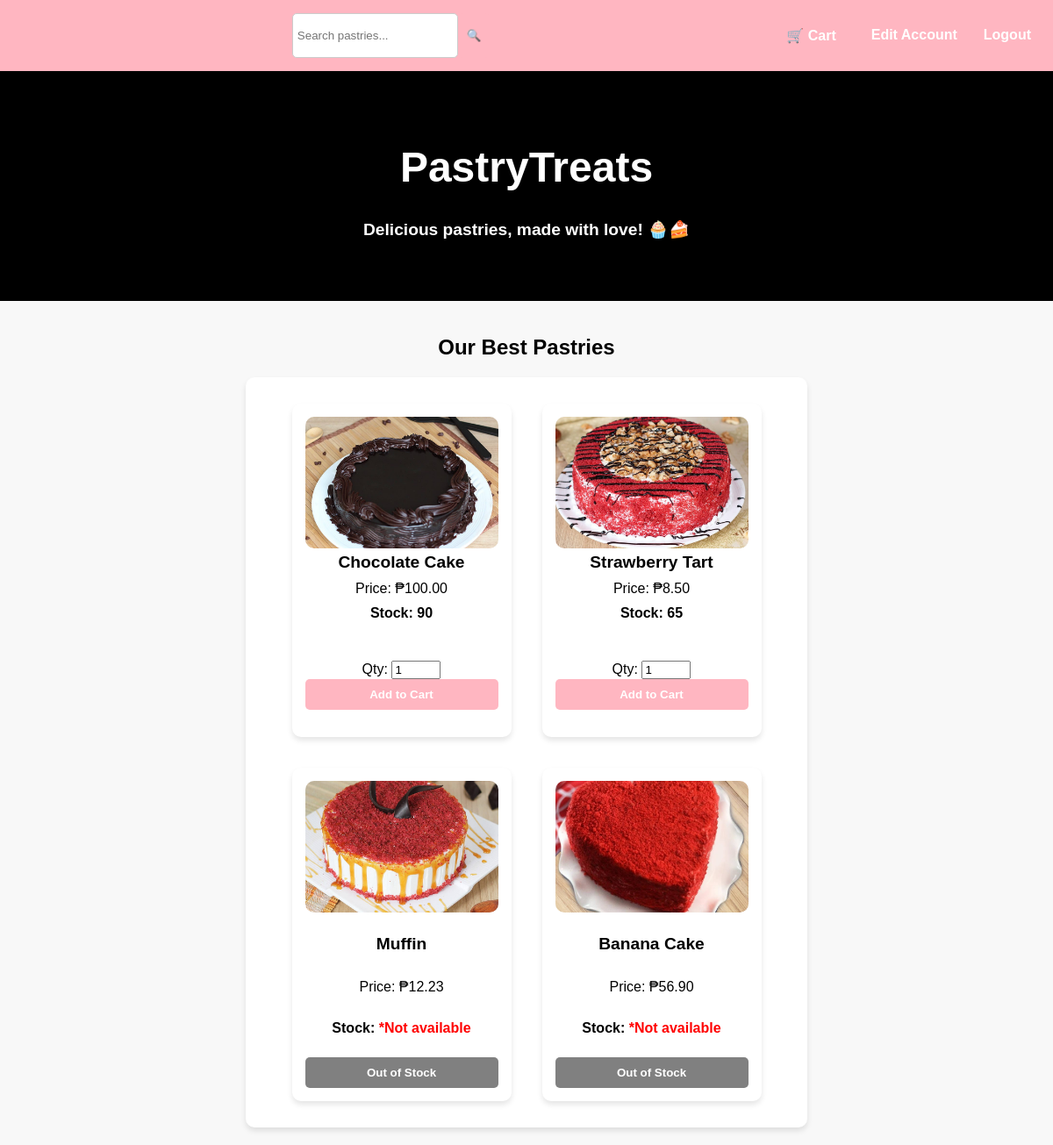
Screenshot of /shop.php (signed in) with the database file from the repository.
### tables this page shows
CREATE TABLE `products` (
  `id` int(11) NOT NULL,
  `name` varchar(255) DEFAULT NULL,
  `price` decimal(10,2) DEFAULT NULL,
  `image` varchar(255) DEFAULT NULL,
  `stock` int(11) DEFAULT NULL
);

### shop.php (the view, shortened to what this page needs)
<?php
include 'config.php';
$query = "SELECT * FROM products";
$result = $conn->query($query);
?>
<!DOCTYPE html>
<html lang="en">
<head>
    <link rel="stylesheet" href="assets/css/style.css">
</head>
<body>
<nav>
    <div class="nav-center">
        <input type="text" placeholder="Search pastries..." id="searchBar">
        <button onclick="search()">🔍</button>
    </div>
    <ul class="nav-right">
        <!-- <?php if (isset($_SESSION['username'])): ?>
            <li>Welcome, <?= $_SESSION['username'] ?>!</li> -->
            <li><button class="nav-cart" onclick="openCart()">🛒 Cart</button></li>
            <li><button onclick="openModal()">Edit Account</button></li>
            <li><a href="logout.php">Logout</a></li>
        <?php else: ?>
            <li><button class="nav-cart" onclick="openCart()">🛒 Cart</button></li>
            <li><a href="logout.php">Logout</a></li>
        <?php endif; ?>
    </ul>
</nav>
<header class="hero">
    <h1 class="logo-text">PastryTreats</h1>
    <p>Delicious pastries, made with love! 🧁🍰</p>
</header>
<section class="products">
    <h2>Our Best Pastries</h2>
    <div class="product-container">
        <?php while ($row = $result->fetch_assoc()): ?>
            <div class="product-card">
                <img src="uploads/<?= $row['image'] ?>" alt="<?= $row['name'] ?>">
                <h3><?= $row['name'] ?></h3>
                <p>Price: ₱<?= number_format($row['price'], 2) ?></p>
                <p><strong>Stock: <?= $row['stock'] > 0 ? $row['stock'] : "<span style='color: red;'>*Not available</span>" ?></strong></p>
                <?php if ($row['stock'] > 0): ?>
                    <form method="POST" action="add_to_cart.php">
                        <label>Qty:</label>
                        <input type="number" name="quantity" value="1" min="1" max="<?= $row['stock'] ?>" required>
                        <button type="submit">Add to Cart</button>
                    </form>
                <?php else: ?>
                    <button disabled style="background-color: gray; cursor: not-allowed;">Out of Stock</button>
                <?php endif; ?>
            </div>
        <?php endwhile; ?>
    </div>
</section>
</body>
</html>
</body>
</html>

### style.css (style rules this page uses)
body { font-family: Arial, sans-serif; background-color: #f8f8f8; text-align: center; }
.product-container, .cart-container { max-width: 600px; margin: auto; background: white; padding: 20px; border-radius: 10px; box-shadow: 0px 4px 6px rgba(0, 0, 0, 0.1); }
button { background-color: #ff69b4; color: white; padding: 10px; border: none; border-radius: 5px; cursor: pointer; }

### shop.php (style rules this page uses)
body { font-family: Arial, sans-serif; margin: 0; padding: 0; background-color: #f8f8f8; }
nav { display: flex; justify-content: space-between; background: #ffb6c1; padding: 15px; }
.nav-left, .nav-right { display: flex; list-style: none; padding: 0; }
.nav-left li, .nav-right li { margin: 0 10px; }
.nav-left a, .nav-right a { text-decoration: none; color: #fff; font-weight: bold; }
.nav-center { display: flex; }
.nav-center input { padding: 5px; border-radius: 5px; border: 1px solid #ccc; }
.hero { text-align: center; padding: 50px 0; background-color:rgb(0, 0, 0); color: white; }
.logo-text { font-size: 3rem; font-family: 'Cursive', sans-serif; }
.products { text-align: center; padding: 20px; }
.product-container { display: flex; flex-wrap: wrap; justify-content: center; }
.product-card { background: white; border-radius: 10px; box-shadow: 0 4px 6px rgba(0, 0, 0, 0.1); padding: 15px; margin: 10px; width: 200px; text-align: center; }
.product-card img { width: 100%; height: 150px; border-radius: 10px; }
.hero { text-align: center; padding: 50px 0; color: white; }
.logo-text { font-size: 3rem; font-family: 'Cursive', sans-serif; text-shadow: 3px 3px 6px rgba(0, 0, 0, 0.7); }
.hero p { font-size: 1.2rem; font-weight: bold; text-shadow: 2px 2px 5px rgba(0, 0, 0, 0.6); }
.product-container { display: flex; flex-wrap: wrap; justify-content: center; gap: 15px; }
.product-card { width: 220px; height: 350px; background: white; border-radius: 10px; box-shadow: 0 4px 6px rgba(0, 0, 0, 0.1); padding: 15px; text-align: center; display: flex; flex-direction: column; justify-content: space-between; }
.product-card img { width: 100%; height: 150px; object-fit: cover; border-radius: 10px; }
.product-card h3 { font-size: 1.2rem; margin: 5px 0; }
.product-card p { margin: 5px 0; }
.product-card form { margin-top: auto; }
.product-card button { width: 100%; padding: 10px; background-color: #ffb6c1; color: white; border: none; border-radius: 5px; cursor: pointer; font-weight: bold; }
.product-card button:disabled { background-color: gray; cursor: not-allowed; }
button { padding: 10px; background-color: #ffb6c1; color: white; border: none; border-radius: 5px; cursor: pointer; }
button:disabled { background-color: gray; cursor: not-allowed; }
.nav-right button { background: none; border: none; color: white; font-size: 16px; font-weight: bold; cursor: pointer; padding: 0; margin: 0 10px; }

### rows the page displays
products: image (picture), name "Chocolate Cake", price "100.00", stock "90"
products: image (picture), name "Strawberry Tart", price "8.50", stock "65"
products: image (picture), name "Muffin", price "12.23", stock "*Not available"
products: image (picture), name "Banana Cake", price "56.90", stock "*Not available"
